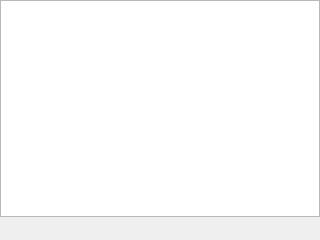
<?xml version="1.0" encoding="UTF-8"?>
<ui version="4.0">
 <class>JsWidgetList</class>
 <widget class="QWidget" name="JsWidgetList">
  <property name="geometry">
   <rect>
    <x>0</x>
    <y>0</y>
    <width>320</width>
    <height>240</height>
   </rect>
  </property>
  <property name="windowTitle">
   <string>Widgets</string>
  </property>
  <property name="locale">
   <locale language="C" country="AnyCountry"/>
  </property>
  <layout class="QVBoxLayout" name="verticalLayout">
   <property name="spacing">
    <number>0</number>
   </property>
   <property name="margin">
    <number>0</number>
   </property>
   <item>
    <widget class="QListView" name="listView">
     <property name="editTriggers">
      <set>QAbstractItemView::NoEditTriggers</set>
     </property>
    </widget>
   </item>
   <item>
    <widget class="QWidget" name="widget" native="true">
     <layout class="QHBoxLayout" name="horizontalLayout">
      <property name="spacing">
       <number>0</number>
      </property>
      <property name="margin">
       <number>0</number>
      </property>
      <item>
       <widget class="QToolButton" name="btnSave">
        <property name="enabled">
         <bool>true</bool>
        </property>
        <property name="toolTip">
         <string>Save</string>
        </property>
        <property name="text">
         <string/>
        </property>
        <property name="icon">
         <iconset resource="SatViewer.qrc">
          <normaloff>:/actions/filesave.png</normaloff>:/actions/filesave.png</iconset>
        </property>
        <property name="shortcut">
         <string extracomment="Save"/>
        </property>
        <property name="autoRaise">
         <bool>true</bool>
        </property>
       </widget>
      </item>
      <item>
       <widget class="QToolButton" name="btnEdit">
        <property name="enabled">
         <bool>false</bool>
        </property>
        <property name="toolTip">
         <string comment="Edit"/>
        </property>
        <property name="text">
         <string/>
        </property>
        <property name="icon">
         <iconset resource="SatViewer.qrc">
          <normaloff>:/actions/edit.png</normaloff>:/actions/edit.png</iconset>
        </property>
        <property name="autoRaise">
         <bool>true</bool>
        </property>
       </widget>
      </item>
      <item>
       <spacer name="horizontalSpacer">
        <property name="orientation">
         <enum>Qt::Horizontal</enum>
        </property>
        <property name="sizeHint" stdset="0">
         <size>
          <width>40</width>
          <height>20</height>
         </size>
        </property>
       </spacer>
      </item>
     </layout>
    </widget>
   </item>
  </layout>
 </widget>
 <resources>
  <include location="SatViewer.qrc"/>
 </resources>
 <connections/>
</ui>
